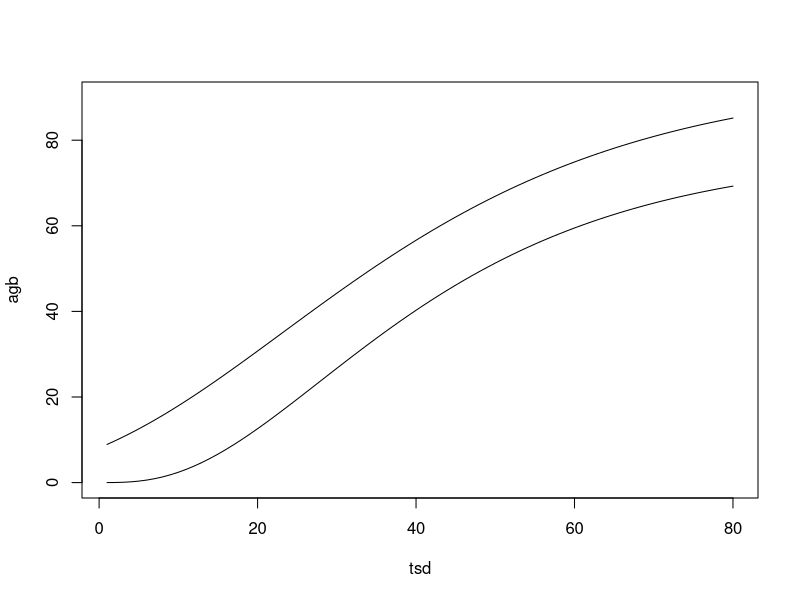

The R source for this figure:



tsd <- 1:80

treeBiomass_fnc <- function(x) {## Chapman-Richards
  trees <- 77.124*(1-exp(-0.043*x))^3.294
  return(trees) ### in Mg of C per ha
}

treeBiomass <- treeBiomass_fnc(tsd)


totalAGB_fcn <- function(x) {## Chapman-Richards
  agb <- 94.947*exp(-exp(-0.039*(x-23.08)))
  return(agb) ### in Mg of C per ha
}

agb <- totalAGB_fcn(tsd)

plot(x = tsd,
     y = agb,
     type = "l",
     ylim = c(0,90))

lines(x= tsd,
     y = treeBiomass)


